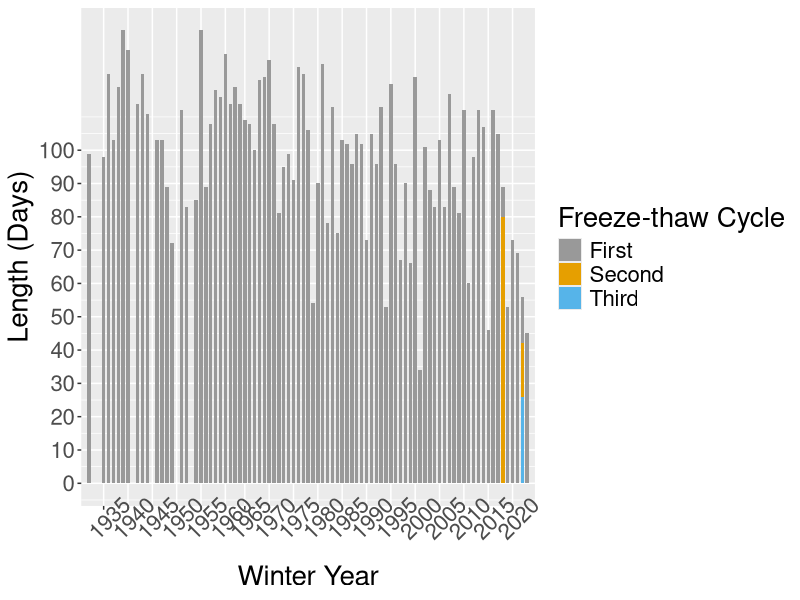

Source code (R):
# Loads the tidyverse and lubridate packages which are being utilized below
library(tidyverse)
library(lubridate)

# Reads the MohonkLake ice data from the CSV file and stores it in raw_ice_data
raw_ice_data <- readr::read_csv(file.path(".", "01_Data", "IceData", "MohonkLake-IceOnIceOff-1932-2024.csv"))

# The code below creates a Dataframe with the columns:
# "Ice In" -> Date of ice forming on lake
# "Ice Out" -> Date of ice melting on lake
# "Length" -> The amount of days the ice was on the lake before it melted
# "Winter Year" -> The year winter started
# "Freeze-thaw Cycle" -> Some years have multiple periods where ice forms and melts, this keeps
# track of those periods

# To do this we must first: Combine all of the data into 2 columns (Ice In & Ice Out)
# We can use the "c" function which combines its arguments to a vector (array for CS majors)
# The `` syntax allows us to declare a variable using special characters
# Also, to label each period, data is added in steps starting with ICEIN_1 and ICEOUT_1

# Adds all of the elements from ICEIN_1 and ICEOUT_1
ice_data_combined_phase_1 <- tibble(
  `Ice In` = raw_ice_data$ICEIN_1,
  `Ice Out` = raw_ice_data$ICEOUT_1,
  `Freeze-thaw Cycle` = "First"
)

# Adds all of the elements from ICEIN_2 and ICEOUT_2
ice_data_combined_phase_2 <- ice_data_combined_phase_1 |>
  tibble::add_row(
    `Ice In` = raw_ice_data$ICEIN_2,
    `Ice Out` = raw_ice_data$ICEOUT_2,
    `Freeze-thaw Cycle` = "Second"
  )

# Adds all of the elements from ICEIN_3 and ICEOUT_3
ice_data_combined_phase_3 <- ice_data_combined_phase_2 |>
  tibble::add_row(
    `Ice In` = raw_ice_data$ICEIN_3,
    `Ice Out` = raw_ice_data$ICEOUT_3,
    `Freeze-thaw Cycle` = "Third"
  )

# Now, all of the data has been combined
ice_data_combined <- ice_data_combined_phase_3

# To prevent lubridate from spitting out errors, all of the "No date" text is converted to NA
# However, if the data is not "No date", then it will stay the same
# dplyr::mutate returns a tibble/dataframe with all of the redefined variables (var = new value)
# set to a new value
ice_data_filtered <- ice_data_combined |>
  dplyr::mutate(
    `Ice In` = ifelse(`Ice In` == "No date", NA, `Ice In`),
    `Ice Out` = ifelse(`Ice Out` == "No date", NA, `Ice Out`)
  )

# Converts `Ice In` and `Ice Out` to valid dates using lubridate::mdy
ice_data_as_dates <- ice_data_filtered |>
  dplyr::mutate(
    `Ice In` = lubridate::mdy(`Ice In`, tz = "America/New_York"),
    `Ice Out` = lubridate::mdy(`Ice Out`, tz = "America/New_York")
  )

# The length of a freeze-thaw cycle is equal to the magnitude between when the ice arrived (Ice In)
# and the ice departed (Ice Out)
# round() is used to prevent fractional days from appearing (They occur because of Daylight Savings)
ice_data_with_length <- ice_data_as_dates |>
  dplyr::mutate(
    Length = round(difftime(`Ice Out`, `Ice In`, units = "days", tz = "America/New_York"))
  )

# Winter year is calculated by subtracting 1 year to the year the ice melted (Ice Out), however,
# if the year the ice melted occurred during December, then the winter year would be the same
# year
ice_data_with_winter_year <- ice_data_with_length |>
  dplyr::mutate(
    `Winter Year` = as.character(
      ifelse(
        lubridate::month(`Ice Out`) != 12,
        lubridate::year(`Ice Out` - lubridate::years(1)),
        lubridate::year(`Ice Out`)
      )
   )
  )

# Sorts the dates based on when the ice arrived (Ice In)
# dplyr::arrange takes a variable name and returns a tibble/dataframe with all of the rows
# sorted by said variable
ice_data_sorted <-  ice_data_with_winter_year |>
  dplyr::arrange(`Ice In`)

# Finally, let's update our column names
# dplyr::rename renames all of the variables on the right with the strings on the left
# (new variable name = current variable name)
ice_data_completed <- ice_data_sorted |>
  dplyr::rename(
    `Ice In (Year)` = `Ice In`,
    `Ice Out (Year)` = `Ice Out`,
    `Length (Days)` = `Length`
  )

# Now we are complete! Let's view the result...
# View(ice_data_completed)
# Uncomment the above code to view the result

# Creates a graph using the fully processed tibble/dataframe from above and sets:
# The x-axis as "Winter Year"
# The y-axis as "Length (Days)"
# The colors for each bar depending on their "Freeze-thaw Cycle"
# The x scale goes by every 5 years and the y scale goes by every 10 days
ice_chart_graph_completed <- ggplot(
  ice_data_completed,
  aes(
    x = `Winter Year`,
    y = `Length (Days)`,
    fill = `Freeze-thaw Cycle`
  )
) + geom_bar(
  stat = "identity",
  width = .7
) + scale_x_discrete(
  breaks = seq(1920, 2025, 5) 
) + scale_y_continuous(
  breaks = seq(0, 100, 10)
) + theme(
  text = element_text(size = 20),
  axis.text.x = element_text(angle = 45)
) + scale_fill_manual(values=c("#999999", "#E69F00", "#56B4E9"))

# Saves the graph as a 12in = width by 6in = height PNG file
ggsave(file.path("03_Graphs", "01-MohonkLake-IceOnIceOff-1932-2024.png"), plot = ice_chart_graph_completed, width = 12, height = 6, units = "in")